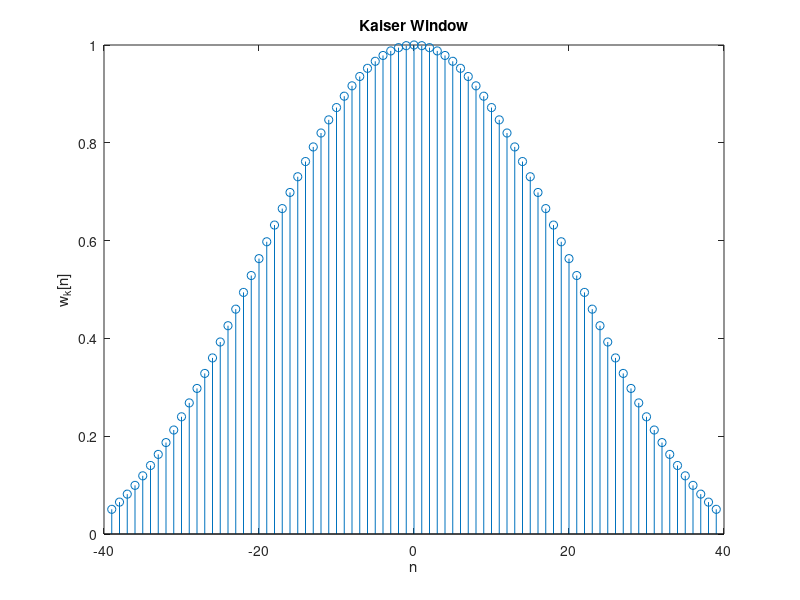
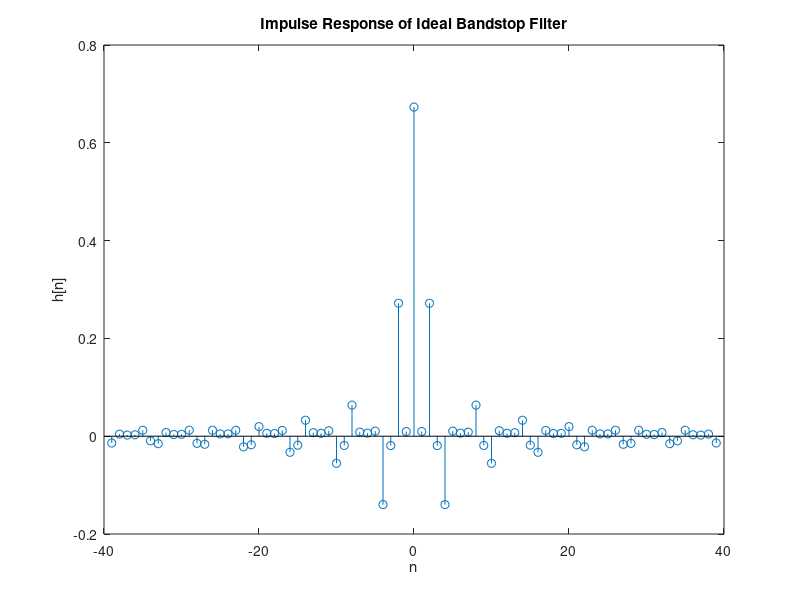
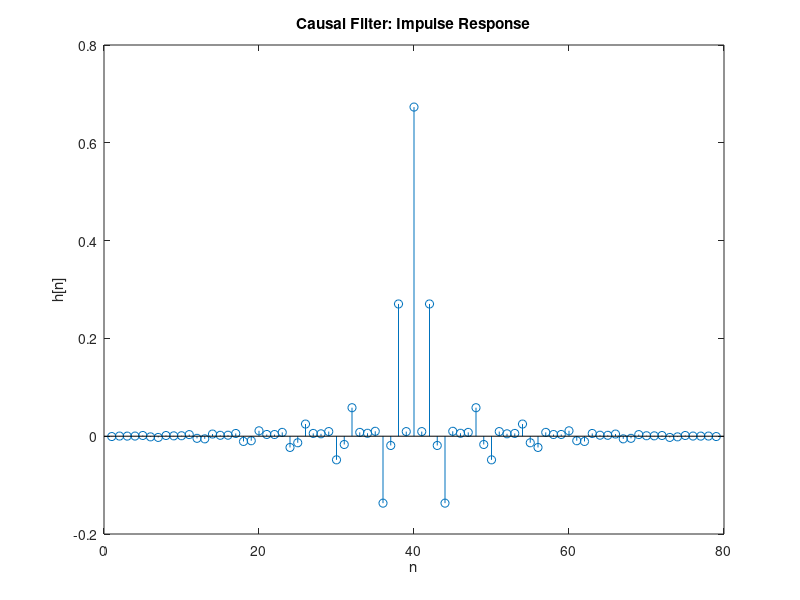

These charts were generated, in order, by the following MATLAB code: (Note: this script raises an error after producing the figures.)
function BandStopAba

%Author: Abarajithan G. : 150001C

clc;
close all;
clear all;

%Parameters
Ap_ = 0.05;     % Min Passband Ripple (db)
Aa_ = 40;       % Min Stopband Attenuation (db)
Wp1 = 400;      % Lower passband Freq (rad/s)
Wa1 = 500;      % Lower stopband Freq (rad/s)
Wa2 = 800;      % Higher stopband Freq (rad/s)
Wp2 = 950;      % Higher stopband Freq (rad/s)
Ws  = 2600;     % Sampling Freq (rad/s)

Bt = min(Wa1-Wp1, Wp2-Wa2);

% 2. Choose Delta

delta_a = 10^(-Aa_/20);
c = 10 ^ ( Ap_ / 20);
delta_p = (c-1)/(c+1);
delta = min(delta_a, delta_p);

% 3. Get Aa from delta
Aa = -20*log10(delta);            % Actual stopband attenuation

% 4. Calculate alpha
if (Aa <= 21)
    alpha = 0;
elseif ((21 < Aa) && (Aa <= 50))
    alpha = 0.5842*(Aa-21)^0.4 + 0.07886*(Aa-21);
else
    alpha = 0.1102*(Aa - 8.7);
end

% 5. Calculate D and N

if (Aa <= 21)
    D = 0.9222;
else
    D = (Aa - 7.95)/14.36;
end

N = ceil ( Ws * D / Bt +1);

if (mod(N,2) == 0)
    N = N + 1;
end

% 6. Form Kaiser window

n  = -(N-1)/2 :1: (N-1)/2 ;

beta = alpha*(1 - (2*n/(N-1)).^2).^0.5;
Ibeta = 0; 
Ialpha = 0;

for k = 1 : 100
    Ibeta = Ibeta + ((1/factorial(k))*(beta/2).^k).^2;
    Ialpha = Ialpha + ((1/factorial(k))*(alpha/2)^k)^2;
end
Ibeta = Ibeta + ones(1,numel(Ibeta));
Ialpha = Ialpha + ones(1,numel(Ialpha));

wk = Ibeta ./ Ialpha;


figure;
stem(n,wk);
xlabel('n');
ylabel('w_k[n]');
title('Kaiser Window');

% 7. Impulse response h[n] of Bandstop

W1 = (Wp1+Wa1)/2;
W2 = (Wa2+Wp2)/2;

n1 = -(N-1)/2 : 1 : -1; %Negative range
n2 = 1 : 1 : (N-1)/2;   %Positive range

h1 = ((1/pi)./n1).*(sin((2*pi)*W1/Ws.*n1) - sin((2*pi)*W2/Ws.*n1));
h0 = 1 + 2*(W1 - W2)/Ws;
h2 = ((1/pi)./n2).*(sin((2*pi)*W1/Ws.*n2) - sin((2*pi)*W2/Ws.*n2));

h_ideal = [h1,h0,h2];
n = [n1,0,n2];

figure;
stem(n,h_ideal);

xlabel('n');
ylabel('h[n]');
title('Impulse Response of Ideal Bandstop Filter');

% Applying the Window

h_final = h_ideal .* wk;    % Non causal Filter

figure;
stem(n,h_final);
xlabel('n');
ylabel('h[n]');
title('Non-causal Filter: Impulse Response');


stem( 1:size(h_final, 2) ,h_final);

xlabel('n');
ylabel('h[n]');
title('Causal Filter: Impulse Response')

% Inspect the filter's magnitude, phase response, group delay and phase
% delay

fvtool(h_final);

% Creating Given Excitation

n = 0 : 1 : 250;
l = size(n,2);

We1 = W1/2
We2 = (W2+W1)/2
We3 = (Ws/2+W2)/2

T = 2*pi/Ws;
x = sin(We1*T*n) + sin(We2*T*n) + sin(We3*T*n); %Excitation Signal

% Taking Discrete Fourier Transform of Excitation

NFFT = 2^nextpow2(l); 
X = fft( x , NFFT) / l;
f = (Ws)/2 * linspace(0,  1, NFFT/2+1);
mag = 2*abs(X(1:NFFT/2+1));

figure;
plot(f , mag);

title('DFT of Excitation Signal')
xlabel('Frequency (rad/s)')
ylabel('|X(w)|');

%   Applying the filter to the excitation

x_filtered = conv(x , h_final);
X_filtered = fft(x_filtered,NFFT)/l;
mag = 2*abs(X_filtered(1:NFFT/2+1));

figure;
plot(f,mag);
title('DFT of Excitation Passed Through Filter')
xlabel('Frequency (rad/s)')
ylabel('|X_k(w)|');

%Passing the excitation through an ideal bandstop filter

x_idealFiltered = sin(We1*T*n) + sin(We3*T*n);
X_idealFiltered = fft(x_idealFiltered,NFFT)/l;
mag = 2*abs(X_idealFiltered(1:NFFT/2+1));

figure;
plot(f,mag);
title('DFT of Excitation through an Ideal Filter')
xlabel('Frequency (rad/s)')
ylabel('|X_i(w)|');


%   Plotting Excitation

figure;
plot(x);
title('Time doman Response of Excitation')
xlabel('Time(s)')
ylabel('x[n]');
axis([50,250, -2.5,2.5]);

figure;
plot(x_filtered);
title('Time doman Response of Filtered Excitation')
xlabel('Time(s)')
ylabel('x[n]');
axis([50,250, -2.5,2.5]);


alpha
D
N
Bt












    